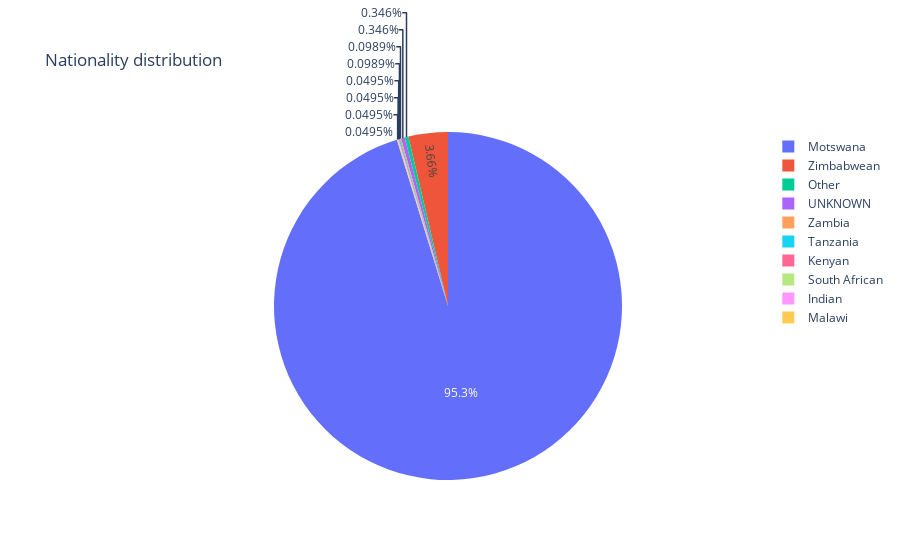

Notebook cell for this chart:
### Code cell
# select values
mask_bw = df['national'] == 1
mask_zim = df['national'] == 2
mask_kenyan = df['national'] == 3
mask_sa = df['national'] == 4
mask_ind = df['national'] == 6
mask_mal = df['national'] == 9
mask_za = df['national'] == 10
mask_tan = df['national'] == 11
mask_other = df['national'] == 13
mask_unknown = df['national'] == 99

bw = len(df[mask_bw])
zim = len(df[mask_zim])
kenya = len(df[mask_kenyan])
sa = len(df[mask_sa])
india = len(df[mask_ind])
malawi = len(df[mask_mal])
zambia = len(df[mask_za])
tan = len(df[mask_tan])
other = len(df[mask_other])
unknown = len(df[mask_unknown])


# Create a DataFrame with the marital status information
nationality_data = {
    'Nationality': [nationality_dict[1],nationality_dict[2], nationality_dict[3], nationality_dict[4], nationality_dict[6], nationality_dict[9], nationality_dict[10], nationality_dict[11], nationality_dict[13], nationality_dict[99]],
    'Total Participants': [bw, zim, kenya, sa, india, malawi, zambia, tan, other, unknown]
}

nationality_df = pd.DataFrame(nationality_data)

fig = px.pie(nationality_df, names='Nationality', values='Total Participants',
             title='Nationality distribution')
fig.show()

### Figure 1 — Plotly figure (JSON) as saved in the notebook; plotly's stock layout.template omitted (floating-point values rounded to 4 significant figures)
{"data": [{"domain": {"x": [0, 1], "y": [0, 1]}, "hovertemplate": "Nationality=%{label}<br>Total Participants=%{value}<extra></extra>", "labels": ["Motswana", "Zimbabwean", "Kenyan", "South African", "Indian", "Malawi", "Zambia", "Tanzania", "Other", "UNKNOWN"], "legendgroup": "", "name": "", "showlegend": true, "type": "pie", "values": [1926, 74, 1, 1, 1, 1, 2, 2, 7, 7]}], "layout": {"legend": {"tracegroupgap": 0}, "title": {"text": "Nationality distribution"}}}
